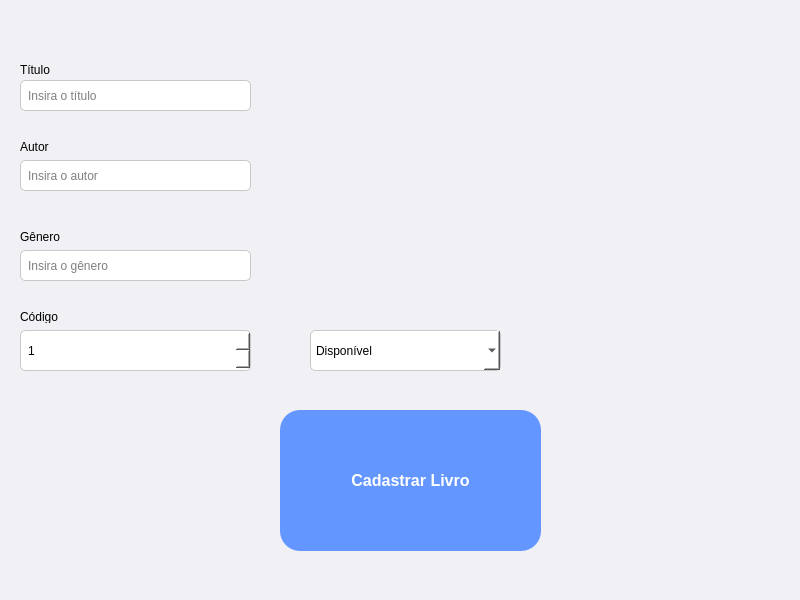
<?xml version="1.0" encoding="UTF-8"?>
<ui version="4.0">
 <class>MainWindow</class>
 <widget class="QMainWindow" name="MainWindow">
  <property name="geometry">
   <rect>
    <x>0</x>
    <y>0</y>
    <width>800</width>
    <height>600</height>
   </rect>
  </property>
  <property name="windowTitle">
   <string>Cadastrar Livro</string>
  </property>
  <property name="styleSheet">
   <string notr="true">background-color: rgb(240, 240, 245);</string>
  </property>
  <widget class="QWidget" name="centralwidget">
   <widget class="QPushButton" name="botaoTeste">
    <property name="geometry">
     <rect>
      <x>280</x>
      <y>410</y>
      <width>261</width>
      <height>141</height>
     </rect>
    </property>
    <property name="styleSheet">
     <string notr="true">background-color: rgb(100, 150, 255); color: white; border-radius: 20px; font: bold 16px; padding: 10px;</string>
    </property>
    <property name="text">
     <string>Cadastrar Livro</string>
    </property>
   </widget>
   <widget class="QLineEdit" name="titulo">
    <property name="geometry">
     <rect>
      <x>20</x>
      <y>80</y>
      <width>231</width>
      <height>31</height>
     </rect>
    </property>
    <property name="placeholderText">
     <string>Insira o título</string>
    </property>
    <property name="styleSheet">
     <string notr="true">background-color: white; border: 1px solid rgb(200, 200, 200); border-radius: 5px; padding: 5px;</string>
    </property>
   </widget>
   <widget class="QLineEdit" name="autor">
    <property name="geometry">
     <rect>
      <x>20</x>
      <y>160</y>
      <width>231</width>
      <height>31</height>
     </rect>
    </property>
    <property name="placeholderText">
     <string>Insira o autor</string>
    </property>
    <property name="styleSheet">
     <string notr="true">background-color: white; border: 1px solid rgb(200, 200, 200); border-radius: 5px; padding: 5px;</string>
    </property>
   </widget>
   <widget class="QLineEdit" name="genero">
    <property name="geometry">
     <rect>
      <x>20</x>
      <y>250</y>
      <width>231</width>
      <height>31</height>
     </rect>
    </property>
    <property name="placeholderText">
     <string>Insira o gênero</string>
    </property>
    <property name="styleSheet">
     <string notr="true">background-color: white; border: 1px solid rgb(200, 200, 200); border-radius: 5px; padding: 5px;</string>
    </property>
   </widget>
   <widget class="QLabel" name="label">
    <property name="geometry">
     <rect>
      <x>20</x>
      <y>230</y>
      <width>100</width>
      <height>13</height>
     </rect>
    </property>
    <property name="text">
     <string>Gênero</string>
    </property>
   </widget>
   <widget class="QLabel" name="label_2">
    <property name="geometry">
     <rect>
      <x>20</x>
      <y>140</y>
      <width>100</width>
      <height>13</height>
     </rect>
    </property>
    <property name="text">
     <string>Autor</string>
    </property>
   </widget>
   <widget class="QLabel" name="label_3">
    <property name="geometry">
     <rect>
      <x>20</x>
      <y>60</y>
      <width>100</width>
      <height>20</height>
     </rect>
    </property>
    <property name="text">
     <string>Título</string>
    </property>
   </widget>
   <widget class="QSpinBox" name="codigo">
    <property name="geometry">
     <rect>
      <x>20</x>
      <y>330</y>
      <width>231</width>
      <height>41</height>
     </rect>
    </property>
    <property name="minimum">
     <number>1</number>
    </property>
    <property name="maximum">
     <number>999999999</number>
    </property>
    <property name="styleSheet">
     <string notr="true">background-color: white; border: 1px solid rgb(200, 200, 200); border-radius: 5px; padding: 5px;</string>
    </property>
   </widget>
   <widget class="QLabel" name="label_4">
    <property name="geometry">
     <rect>
      <x>20</x>
      <y>310</y>
      <width>100</width>
      <height>13</height>
     </rect>
    </property>
    <property name="text">
     <string>Código</string>
    </property>
   </widget>
   <widget class="QComboBox" name="status">
    <property name="geometry">
     <rect>
      <x>310</x>
      <y>330</y>
      <width>191</width>
      <height>41</height>
     </rect>
    </property>
    <property name="styleSheet">
     <string notr="true">background-color: white; border: 1px solid rgb(200, 200, 200); border-radius: 5px; padding: 5px;</string>
    </property>
    <item>
     <property name="text">
      <string>Disponível</string>
     </property>
    </item>
    <item>
     <property name="text">
      <string>Indisponível</string>
     </property>
    </item>
   </widget>
  </widget>
  <widget class="QMenuBar" name="menubar">
   <property name="geometry">
    <rect>
     <x>0</x>
     <y>0</y>
     <width>800</width>
     <height>21</height>
    </rect>
   </property>
  </widget>
  <widget class="QStatusBar" name="statusbar"/>
 </widget>
 <resources/>
 <connections/>
</ui>
